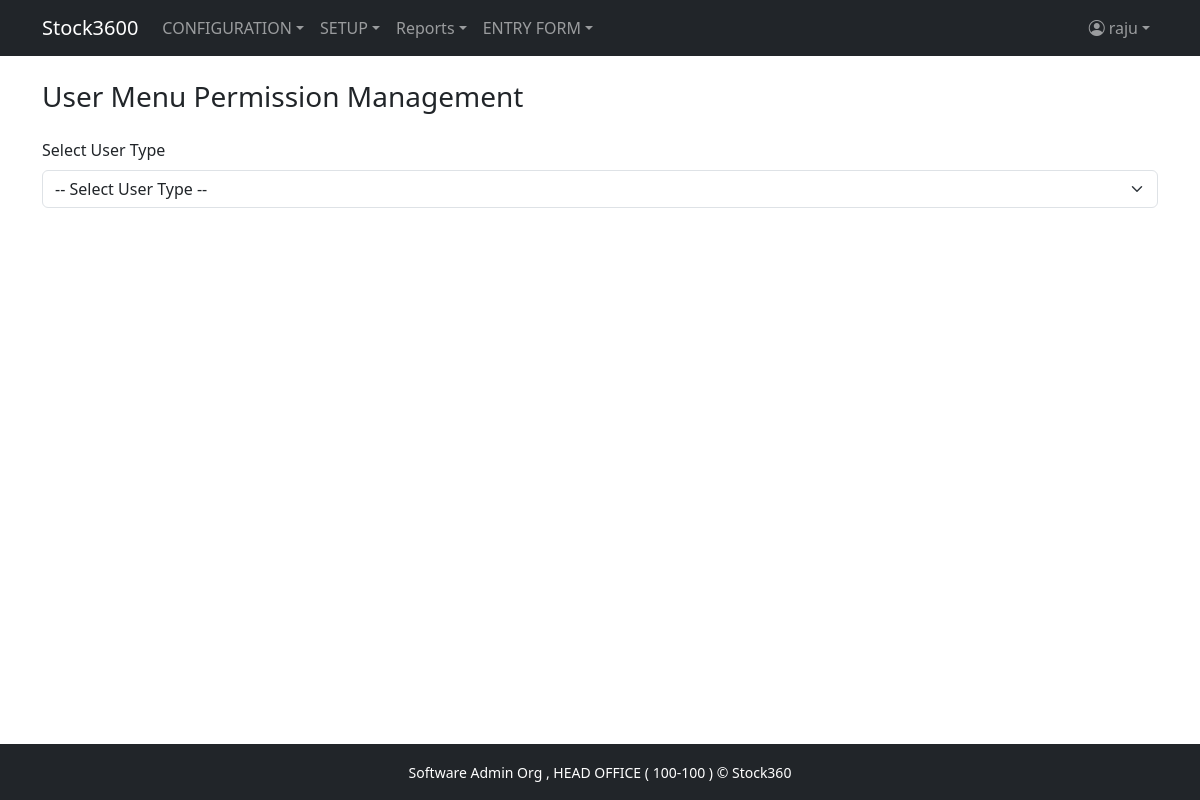
Screenshot of /user_menu_permission.php (signed in) with the database file from the repository.
### tables this page shows
CREATE TABLE `menu_info` (
  `MENU_ID` int(11) NOT NULL,
  `MENU_NAME` varchar(100) NOT NULL,
  `MENU_LINK` varchar(255) DEFAULT NULL,
  `PARENT_ID` int(11) DEFAULT NULL
);

### user_menu_permission.php (the view, shortened to what this page needs)
<?php
require 'db.php';
?>
<!DOCTYPE html>
<html lang="en">
<head>
    <link href="https://cdn.jsdelivr.net/npm/bootstrap@5.3.0/dist/css/bootstrap.min.css" rel="stylesheet">
</head>
<body class="d-flex flex-column min-vh-100">
<?php include 'header.php'; ?>
<main class="container py-4 flex-grow-1">
    <h3 class="mb-4">User Menu Permission Management</h3>
    <form method="post">
        <div class="mb-3">
            <label class="form-label">Select User Type</label>
            <select name="user_type_id" class="form-select" onchange="this.form.submit()" required>
                <option value="">-- Select User Type --</option>
            </select>
        </div>
    </form>
</main>
<?php include 'footer.php'; ?>
</body>
</html>

### header.php (shortened to what this page needs)
<?php
$loginUserTypeId = $_SESSION['user']['user_type_id'] ?? '';
$loginUserId     = $_SESSION['user']['user_id'] ?? '';
$sqlMenus = "SELECT m.MENU_ID, m.MENU_NAME, m.MENU_LINK, m.PARENT_ID
             FROM menu_info m
             INNER JOIN user_menu_view_permission ump
                 ON m.MENU_ID = ump.MENU_ID
             WHERE ump.USER_TYPE_ID = :user_type_id
               AND ump.CAN_VIEW = true
             ORDER BY m.MENU_ID";
$stmtMenus = $pdo->prepare($sqlMenus);
$stmtMenus->execute([
    'user_type_id' => $loginUserTypeId
]);
$menus = $stmtMenus->fetchAll(PDO::FETCH_ASSOC);
$menuTree = [];
foreach ($menus as $menu) {
    $parentId = $menu['PARENT_ID'] ?: 0;
    $menuTree[$parentId][] = $menu;
}
?>
<!DOCTYPE html>
<html lang="en">
<head>
    <link href="https://cdn.jsdelivr.net/npm/bootstrap@5.3.0/dist/css/bootstrap.min.css" rel="stylesheet">
    <link href="https://cdn.jsdelivr.net/npm/bootstrap-icons@1.10.5/font/bootstrap-icons.css" rel="stylesheet">
</head>
<body>
<nav class="navbar navbar-expand-lg navbar-dark bg-dark">
    <div class="container">
        <a class="navbar-brand" href="home.php">Stock3600</a>
        <div class="collapse navbar-collapse" id="navbarContent">
            <ul class="navbar-nav me-auto">
                <?php
                if (isset($menuTree[0])) {
                    foreach ($menuTree[0] as $menu) {
                        $menuId = $menu['MENU_ID'];
                        if (isset($menuTree[$menuId])) {
                            echo '<li class="nav-item dropdown">';
                            echo '<a class="nav-link dropdown-toggle" href="#" role="button" data-bs-toggle="dropdown">'
                                . htmlspecialchars($menu['MENU_NAME']) . '</a>';
                            echo '<ul class="dropdown-menu">';
                            echo '</ul></li>';
                        } else {
                            echo '<li class="nav-item">';
                            echo '<a class="nav-link" href="' . htmlspecialchars($menu['MENU_LINK']) . '">'
                                . htmlspecialchars($menu['MENU_NAME']) . '</a></li>';
                        }
                    }
                }
                ?>
            </ul>
            <ul class="navbar-nav ms-auto">
                <li class="nav-item dropdown">
                    <a class="nav-link dropdown-toggle d-flex align-items-center" href="#" role="button" data-bs-toggle="dropdown">
                        <i class="bi bi-person-circle me-1"></i>
                        <?= htmlspecialchars($loginUserId) ?>
                    </a>
                </li>
            </ul>
        </div>
    </div>
</nav>
</body>
</html>

### header.php (style rules this page uses)
html, body { height: 100%; }
body { display: flex; flex-direction: column; }

### rows the page displays
menu_info: MENU_NAME "CONFIGURATION"
menu_info: MENU_NAME "SETUP"
menu_info: MENU_NAME "Reports"
menu_info: MENU_NAME "ENTRY FORM"

### other values shown
$loginUserId "raju"
$_SESSION['user']['org_name'] "Software Admin Org"
$_SESSION['user']['branch_name'] "HEAD OFFICE"
$_SESSION['user']['br_code'] "100-100"
